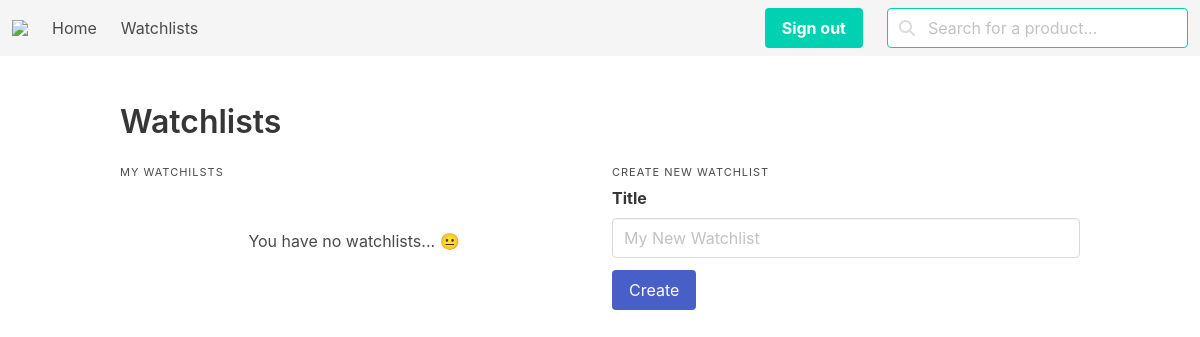
Page /watchlists/ (signed in) on the earlier database version.
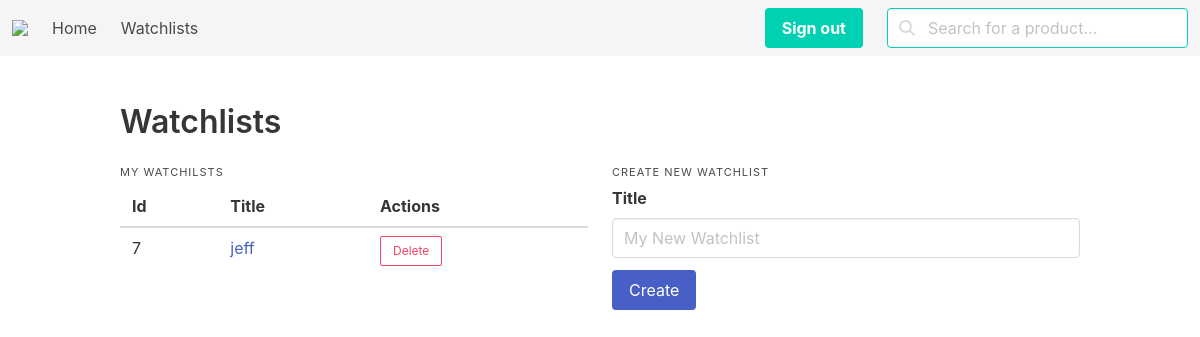
Same page on the later database version.
### core/models.py (models this page shows, shortened)
class Watchlist(models.Model):
    id = models.AutoField(primary_key=True)
    title = models.CharField(max_length=100, default="New Watchlist")
    owner = models.ForeignKey(User, on_delete=models.DO_NOTHING)
    products = models.ManyToManyField(Product)

### core/views.py (the view)
# urls.py: path('watchlists/', views.WatchlistsView.as_view(), name = 'watchlists'),
class WatchlistsView(View):
    model = Watchlist
    template_name = 'watchlists.html'
    def get(self, request):
        user = request.user
        if user.is_anonymous: watchlists = []
        else:
            user_instance = User.objects.get(username=user.username)
            print(type(user_instance))
            watchlists = Watchlist.objects.filter(owner=user_instance)
        return render(request, self.template_name, {'watchlists': watchlists})

### core/templates/watchlists.html (shortened to what this page needs)
{% extends 'bases/base_page.html' %}
{% block content %}
<div class="block">
    <h1 class="title">Watchlists</h1>
</div>
<div class="block">
    <div class="columns is-centered">
        <div class="column two-thirds">
            <h2 class="heading">My Watchilsts</h2>
            {% if watchlists|length > 0 %}
            <table class="table is-hoverable is-fullwidth">
                <thead>
                    <tr>
                        <th>Id</th>
                        <th class="is-expanded">Title</th>
                        <th>Actions</th>
                    </tr>
                </thead>
                <tbody>
                    {% for watchlist in watchlists %}
                    <tr>
                        <td>{{ watchlist.id }}</td>
                        <td><a href="{% url 'watchlist' watchlist.id %}">{{ watchlist.title }}</td></a>
                        <td>
                            <button class="delete-watchlist button is-danger is-small is-outlined" data-watchlist-id="{{ watchlist.id }}">
                                <span>Delete</span>
                            </button>
                        </td>
                    </tr>
                    {% endfor %}
                </tbody>
            </table>
            {% else %}
            <p class="mt-6 is-flex is-justify-content-center">You have no watchlists... 😐</p>
            {% endif %}
        </div>
        <div class="column one-third">
            <h2 class="heading">Create New Watchlist</h2>
            <div class="block">
                <form id="create-watchlist-form" method="POST">
                    <div class="field">
                        <label class="label">Title</label>
                        <div class="control">
                            <input name="watchlist_title" class="input" type="text" placeholder="My New Watchlist">
                        </div>
                    </div>
                    <div class="field is-grouped">
                        <div class="control">
                            <button class="button is-link is-primary">Create</button>
                        </div>
                    </div>
                </form>
            </div>
        </div>
    </div>
</div>
</div>
{% endblock content %}

Differences in the rows shown:
added Watchlist: id "7", title "jeff"
Other differences:
text no longer shown: "You have no watchlists... 😐"
text now shown: "Id Title Actions"
